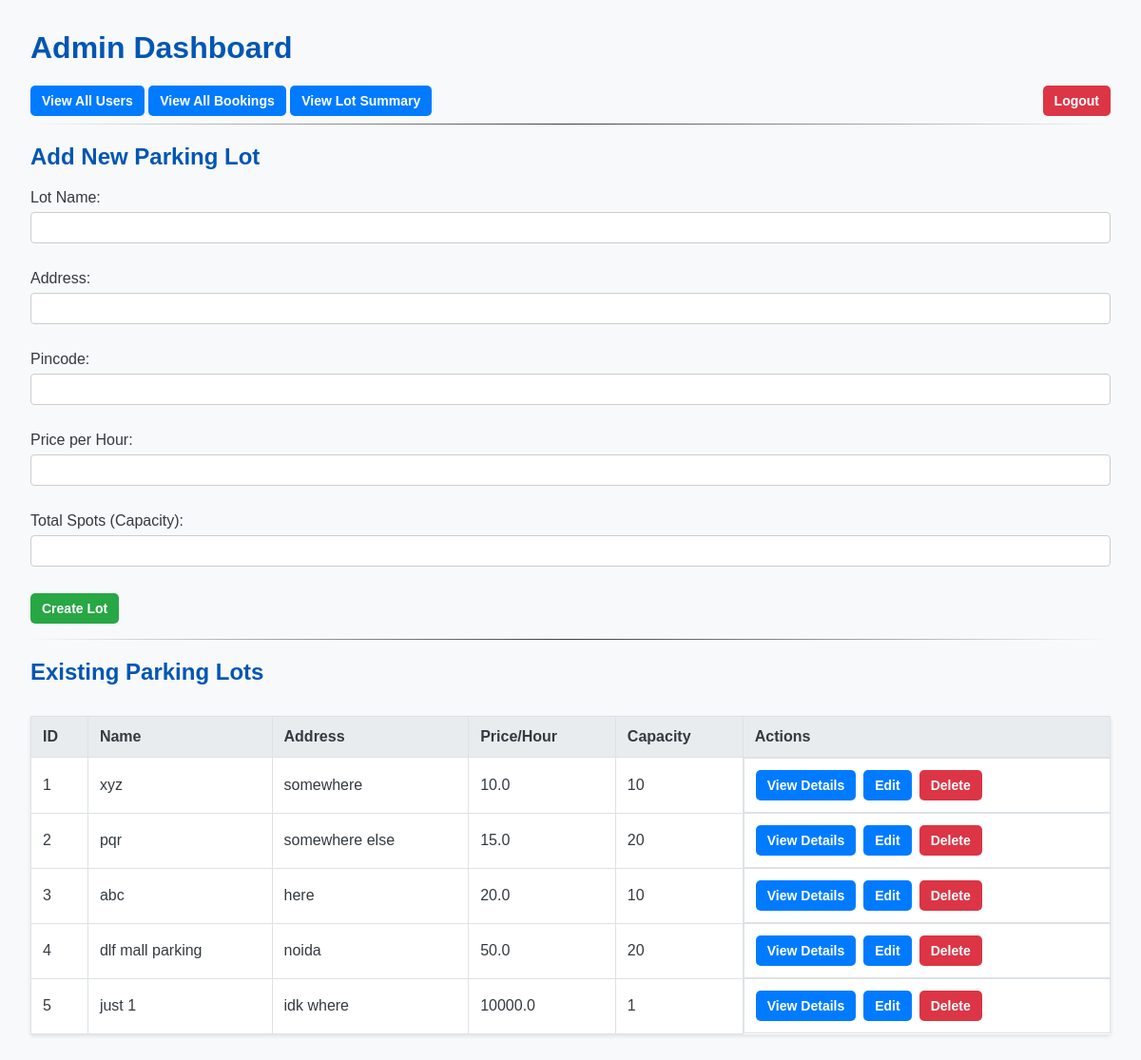
The app's page /admin/dashboard (signed in), older data.
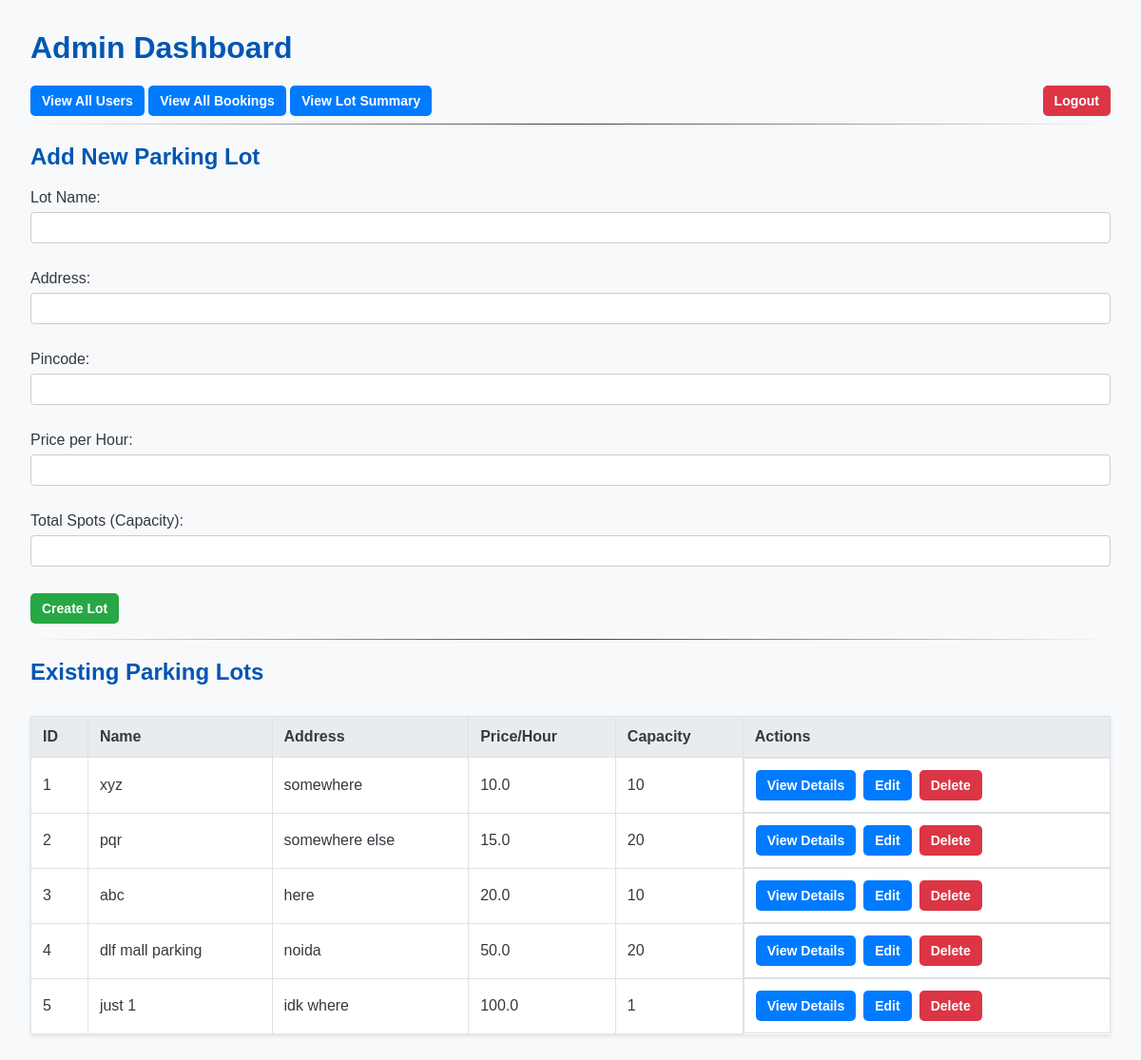
The same page, newer data.
### models/models.py (models this page shows)
class ParkingLot(db.Model):
    __tablename__ = 'parking_lots'
    id = db.Column(db.Integer, primary_key=True)
    name = db.Column(db.String(100), nullable=False)
    address = db.Column(db.String(200), nullable=False)
    pincode = db.Column(db.String(10), nullable=False)
    price_per_hour = db.Column(db.Float, nullable=False)
    capacity = db.Column(db.Integer, nullable=False)
    spots = db.relationship('ParkingSpot', backref='parking_lot', lazy=True, cascade="all, delete-orphan")

### app.py (the view, shortened to what this page needs)
@app.route('/admin/dashboard', methods=['GET', 'POST'])
def admin_dashboard():
    if not session.get('is_admin'):
        flash("You must be an admin to access this page.", "error")
        return redirect(url_for('login'))
    all_lots = ParkingLot.query.all()
    return render_template('admin_dashboard.html', lots=all_lots)

### templates/admin_dashboard.html (shortened to what this page needs)
<!DOCTYPE html>
<html lang="en">
<head>
    <link rel="stylesheet" href="{{ url_for('static', filename='css/styles.css') }}">
</head>
<body>
    <h1>Admin Dashboard</h1>
    <div>
        <a href="{{ url_for('view_users') }}" class="btn btn-primary">View All Users</a>
        <a href="{{ url_for('admin_all_bookings') }}" class="btn btn-primary">View All Bookings</a>
        <a href="{{ url_for('admin_charts') }}" class="btn btn-primary">View Lot Summary</a>
        <a href="{{ url_for('logout') }}" class="btn btn-danger" style="float: right;">Logout</a>
    </div>
    <hr>
    <h2>Add New Parking Lot</h2>
    <form method="POST">
        <p><label>Lot Name: <input type="text" name="name" required></label></p>
        <p><label>Address: <input type="text" name="address" required></label></p>
        <p><label>Pincode: <input type="text" name="pincode" required></label></p>
        <p><label>Price per Hour: <input type="number" name="price_per_hour" step="0.01" required></label></p>
        <p><label>Total Spots (Capacity): <input type="number" name="capacity" required></label></p>
        <p><button type="submit" class="btn btn-success">Create Lot</button></p>
    </form>
    <hr>
    <h2>Existing Parking Lots</h2>
    <table>
        <thead>
            <tr>
                <th>ID</th>
                <th>Name</th>
                <th>Address</th>
                <th>Price/Hour</th>
                <th>Capacity</th>
                <th>Actions</th>
            </tr>
        </thead>
        <tbody>
            {% for lot in lots %}
            <tr>
                <td>{{ lot.id }}</td>
                <td>{{ lot.name }}</td>
                <td>{{ lot.address }}</td>
                <td>{{ lot.price_per_hour }}</td>
                <td>{{ lot.capacity }}</td>
                <td class="actions">
                    <a href="{{ url_for('view_lot_details', lot_id=lot.id) }}" class="btn btn-primary">View Details</a>
                    <a href="{{ url_for('edit_lot', lot_id=lot.id) }}" class="btn btn-primary">Edit</a>
                    <form action="{{ url_for('delete_lot', lot_id=lot.id) }}" method="POST" >
                        <button type="submit" class="btn btn-danger" onclick="return confirm('Are you sure you want to delete this lot?');">Delete</button>
                    </form>
                </td>
            </tr>
            {% else %}
            <tr>
                <td colspan="6">No parking lots found. Add one above!</td>
            </tr>
            {% endfor %}
        </tbody>
    </table>
</body>
</html>

Row changes from the older to the newer data that the page shows:
changed ParkingLot "just 1": price_per_hour "10000.0" → "100.0"
